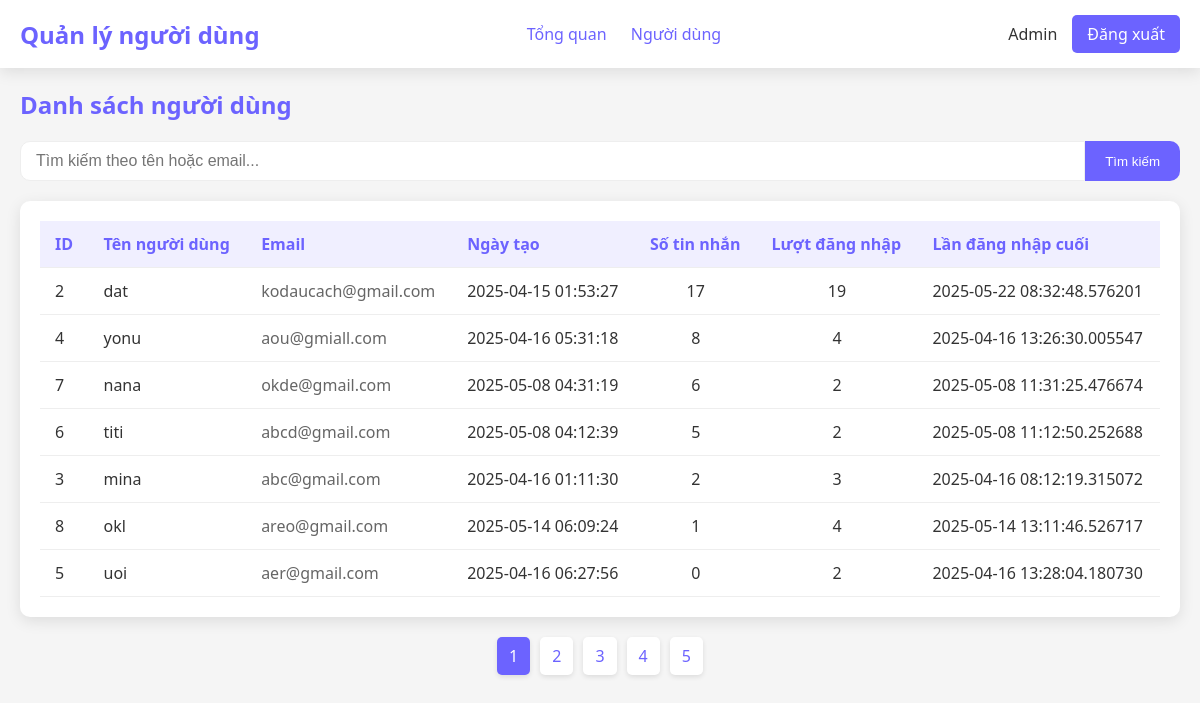
Page /admin/users (signed in) on the committed database.
### tables this page shows
CREATE TABLE user_stats (
    id INTEGER PRIMARY KEY AUTOINCREMENT,
    user_id INTEGER NOT NULL,
    login_count INTEGER DEFAULT 0,
    total_messages INTEGER DEFAULT 0,
    last_login TIMESTAMP,
    FOREIGN KEY (user_id) REFERENCES users (id)
);

CREATE TABLE users (
    id INTEGER PRIMARY KEY AUTOINCREMENT,
    username TEXT UNIQUE NOT NULL,
    password TEXT NOT NULL,
    email TEXT UNIQUE NOT NULL,
    created_at TIMESTAMP DEFAULT CURRENT_TIMESTAMP,
    is_admin INTEGER DEFAULT 0
);

### app.py (the view)
@app.route('/admin/users')
@admin_required
def admin_users():
    users = get_all_users()
    return render_template('admin_users.html', users=users)

### database.py (called while the page is built)
def get_db_connection():
    db_path = get_db_path()
    conn = sqlite3.connect(db_path)
    conn.row_factory = sqlite3.Row
    return conn

### ensure_database.py (called while the page is built)
def ensure_db_directory():
    try:
        if getattr(sys, 'frozen', False):
            app_dir = os.path.dirname(sys.executable)
        else:
            app_dir = os.path.dirname(os.path.abspath(__file__))
        test_file = os.path.join(app_dir, 'test_write.tmp')
        with open(test_file, 'w') as f:
            f.write('test')
        os.remove(test_file)
        return app_dir
    except:
        user_dir = os.path.join(os.path.expanduser('~'), 'TuVanTamLy')
        if not os.path.exists(user_dir):
            os.makedirs(user_dir)
        return user_dir

def get_db_path():
    db_dir = ensure_db_directory()
    return os.path.join(db_dir, 'teen_counseling.db')

### stats_manager.py (called while the page is built)
def get_all_users():
    conn = get_db_connection()
    users = conn.execute(
        '''
        SELECT u.id, u.username, u.email, u.created_at,
               s.total_messages, s.login_count, s.last_login
        FROM users u
        LEFT JOIN user_stats s ON u.id = s.user_id
        WHERE u.is_admin = 0
        ORDER BY s.total_messages DESC
        '''
    ).fetchall()
    conn.close()
    return [{
        'id': user['id'],
        'username': user['username'],
        'email': user['email'],
        'created_at': user['created_at'],
        'total_messages': user['total_messages'] or 0,
        'login_count': user['login_count'] or 0,
        'last_login': user['last_login']
    } for user in users]

### user_manager.py (called while the page is built)
def admin_required(view):
    @functools.wraps(view)
    def wrapped_view(**kwargs):
        if 'user_id' not in session:
            return redirect(url_for('login'))
        if session.get('is_admin') != 1:
            flash('Không có quyền truy cập vào trang quản trị!')
            return redirect(url_for('index'))
        return view(**kwargs)
    return wrapped_view

### templates/admin_users.html (shortened to what this page needs)
<!DOCTYPE html>
<html lang="vi">
<head>
</head>
<body>
    <header>
        <div class="logo">
            <h1>Quản lý người dùng</h1>
        </div>
        <div class="nav-links">
            <a href="{{ url_for('admin_dashboard') }}">Tổng quan</a>
            <a href="{{ url_for('admin_users') }}" class="active">Người dùng</a>
        </div>
        <div class="user-menu">
            <span class="username">Admin</span>
            <a href="{{ url_for('logout') }}" class="logout-btn">Đăng xuất</a>
        </div>
    </header>
    <div class="container">
        <h2 class="page-title">Danh sách người dùng</h2>
        <div class="search-container">
            <input type="text" id="searchInput" class="search-input" placeholder="Tìm kiếm theo tên hoặc email...">
            <button class="search-btn" onclick="searchUsers()">Tìm kiếm</button>
        </div>
        <div class="users-table-container">
            <table class="users-table" id="usersTable">
                <thead>
                    <tr>
                        <th>ID</th>
                        <th>Tên người dùng</th>
                        <th>Email</th>
                        <th>Ngày tạo</th>
                        <th>Số tin nhắn</th>
                        <th>Lượt đăng nhập</th>
                        <th>Lần đăng nhập cuối</th>
                    </tr>
                </thead>
                <tbody>
                    {% for user in users %}
                    <tr>
                        <td>{{ user.id }}</td>
                        <td>{{ user.username }}</td>
                        <td class="user-email">{{ user.email }}</td>
                        <td>{{ user.created_at }}</td>
                        <td class="user-stats">{{ user.total_messages }}</td>
                        <td class="user-stats">{{ user.login_count }}</td>
                        <td>{{ user.last_login }}</td>
                    </tr>
                    {% endfor %}
                </tbody>
            </table>
        </div>
        <div class="pagination">
            <a href="#" class="active">1</a>
            <a href="#">2</a>
            <a href="#">3</a>
            <a href="#">4</a>
            <a href="#">5</a>
        </div>
    </div>
</body>
</html>

### templates/admin_users.html (style rules this page uses)
:root { --primary-color: #6c63ff; --secondary-color: #f5f5f5; --text-color: #333; --light-gray: #eee; --dark-gray: #666; --white: #fff; --shadow: 0 4px 15px rgba(0,0,0,0.1); --border-radius: 10px; --success-color: #28a745; --warning-color: #ffc107; --danger-color: #dc3545; }
* { margin: 0; padding: 0; box-sizing: border-box; }
body { font-family: 'Segoe UI', Tahoma, Geneva, Verdana, sans-serif; color: var(--text-color); background-color: var(--secondary-color); height: 100vh; display: flex; flex-direction: column; }
header { background-color: var(--white); padding: 15px 20px; box-shadow: var(--shadow); display: flex; justify-content: space-between; align-items: center; }
.logo h1 { color: var(--primary-color); font-size: 1.5rem; }
.user-menu { display: flex; align-items: center; }
.username { margin-right: 15px; font-weight: 500; }
.nav-links a { margin-right: 20px; text-decoration: none; color: var(--primary-color); font-weight: 500; }
.logout-btn { background-color: var(--primary-color); color: var(--white); border: none; padding: 8px 15px; border-radius: 5px; cursor: pointer; transition: background-color 0.3s; text-decoration: none; }
.container { flex: 1; padding: 20px; overflow-y: auto; }
.page-title { margin-bottom: 20px; color: var(--primary-color); }
.users-table-container { background-color: var(--white); border-radius: var(--border-radius); padding: 20px; box-shadow: var(--shadow); overflow-x: auto; }
.users-table { width: 100%; border-collapse: collapse; }
.users-table th, .users-table td { padding: 12px 15px; text-align: left; border-bottom: 1px solid var(--light-gray); }
.users-table th { background-color: rgba(108, 99, 255, 0.1); color: var(--primary-color); font-weight: 600; position: sticky; top: 0; }
.users-table .user-email { color: var(--dark-gray); }
.users-table .user-stats { text-align: center; }
.search-container { margin-bottom: 20px; display: flex; }
.search-input { flex: 1; padding: 10px 15px; border: 1px solid var(--light-gray); border-radius: var(--border-radius) 0 0 var(--border-radius); font-size: 16px; }
.search-btn { background-color: var(--primary-color); color: var(--white); border: none; padding: 10px 20px; border-radius: 0 var(--border-radius) var(--border-radius) 0; cursor: pointer; }
.pagination { display: flex; justify-content: center; margin-top: 20px; }
.pagination a { margin: 0 5px; padding: 8px 12px; background-color: var(--white); border-radius: 5px; text-decoration: none; color: var(--primary-color); box-shadow: 0 2px 5px rgba(0,0,0,0.1); }
.pagination a.active { background-color: var(--primary-color); color: var(--white); }

### rows in the picture
user_stats: id "2", username "dat", email "kodaucach@gmail.com", created_at "2025-04-15 01:53:27", total_messages "17", login_count "19", last_login "2025-05-22 08:32:48.576201"
user_stats: id "4", username "yonu", email "aou@gmiall.com", created_at "2025-04-16 05:31:18", total_messages "8", login_count "4", last_login "2025-04-16 13:26:30.005547"
user_stats: id "7", username "nana", email "okde@gmail.com", created_at "2025-05-08 04:31:19", total_messages "6", login_count "2", last_login "2025-05-08 11:31:25.476674"
user_stats: id "6", username "titi", email "abcd@gmail.com", created_at "2025-05-08 04:12:39", total_messages "5", login_count "2", last_login "2025-05-08 11:12:50.252688"
user_stats: id "3", username "mina", email "abc@gmail.com", created_at "2025-04-16 01:11:30", total_messages "2", login_count "3", last_login "2025-04-16 08:12:19.315072"
user_stats: id "8", username "okl", email "areo@gmail.com", created_at "2025-05-14 06:09:24", total_messages "1", login_count "4", last_login "2025-05-14 13:11:46.526717"
user_stats: id "5", username "uoi", email "aer@gmail.com", created_at "2025-04-16 06:27:56", total_messages "0", login_count "2", last_login "2025-04-16 13:28:04.180730"
